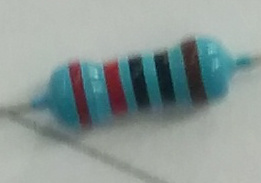
#> input picture positive/IMG_20150206_235933.jpg, 261 x 183 px, given in place of the camera
$ python test.py   (Python 2 division)   (older library calls are emulated)
#> lines starting #> are read from the running program, lines starting #| are printed output that depends on the picture; after the words box and inside, x2 and y2 are one past the last pixel; in counts of white or black regions, pixels touching at a corner belong together
#> in test_camera, frame is the input picture: shape (183, 261, 3); mean B, G, R 151.9, 154.7, 141.9
from __future__ import with_statement, division
import cv2
import sys
import pprint
import time
import numpy as np
import threading
from scipy.ndimage import label
import resist2 as colors

class MyWebcam(threading.Thread):
    def __init__(self, vid):
        threading.Thread.__init__(self)
        self.daemon = True
        self.vid = vid
        self.lock = threading.Lock()
        self.image = None

    def run(self):
        while 1:
            frame = self.vid.read()
            with self.lock:
                self.image = frame

    def read(self):
        with self.lock:
            image = self.image
        return image


cascPath = './resistor/cascade.xml'
resCascade = cv2.CascadeClassifier(cascPath)

width = 600
height = 480

video_capture = cv2.VideoCapture(0)
video_capture.set(3, width)
video_capture.set(4, height)

webcam = MyWebcam(video_capture)
webcam.start()

screen_center_x = width//2
screen_center_y = height//2


def compute_blurriness_coeff(frame, cvtcolor=True):
    "WARNING: slow-ish!"
#> called with cvtcolor = True
    #a good metric is probably blurriness < 70 means it's sharp

    LAPLACIAN_KERNEL = np.zeros((3,3), 'float32')
    LAPLACIAN_KERNEL[0,1] = 1
    LAPLACIAN_KERNEL[1,0] = 1
    LAPLACIAN_KERNEL[1,2] = 1
    LAPLACIAN_KERNEL[2,1] = 1
    LAPLACIAN_KERNEL[1,1] = -4

    if cvtcolor:
        gray = frame.astype('float32') * 1./255
        gray = cv2.cvtColor(gray, cv2.COLOR_BGR2GRAY)
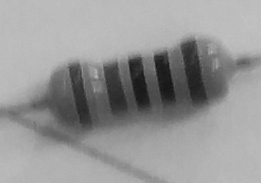
#> gray: shape (183, 261) float32; min 0.0811, max 0.765, mean 0.59
    else:
        gray = frame.copy()
    gray = cv2.filter2D(gray, ddepth=-1,kernel=LAPLACIAN_KERNEL)
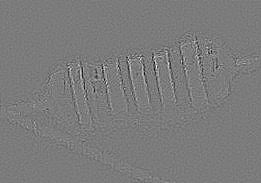
#> gray: shape (183, 261) float32; min -0.299, max 0.316, mean -2.77e-06; drawn with min black and max white
    gray = gray.reshape(-1)

    return 100./max(iter(gray))


def test_camera(vid):
    print ("starting camera")
    while True:
        ret, frame = vid.read()
        blurriness = compute_blurriness_coeff(frame)
#> blurriness = 316.2
        info = "blurriness: %0.2f" % blurriness
#> info = 'blurriness: 316.24'
        cv2.putText(frame, info, (0,frame.shape[0]),
            cv2.FONT_HERSHEY_DUPLEX, 1, (0,255,0))
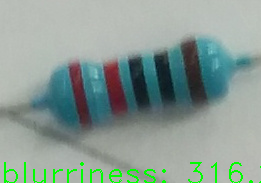
#> frame: shape (183, 261, 3); 1.84% of pixels changed, all inside (x1, y1, x2, y2) = (4, 162, 261, 183)
        cv2.imshow('Video', frame)

        if cv2.waitKey(1) & 0xFF == ord('q'):
#> (key q is pressed here)
            break


def read_grayscale(vid):
    return cv2.cvtColor(
                        vid.read()[-1].astype('float32') * 1./255,
                        cv2.COLOR_BGR2GRAY)

def get_clear_image(vid, threshold=(0,100), delay=0.005, verbosity=0):
    frame = read_grayscale(vid)
    blurriness = compute_blurriness_coeff(frame, False)
    while threshold[0] >= blurriness or blurriness >= threshold[1]:
        if verbosity >= 1: print "took picture with blurriness %0.3f" % blurriness
        if verbosity >= 2:
            info = "blurriness: %0.2f" % blurriness
            cv2.putText(frame, info, (0,frame.shape[0]),
                        cv2.FONT_HERSHEY_DUPLEX, 1, 0)
            while 1:
                cv2.imshow("get_clear_image", frame)
                if cv2.waitKey(1) & 0xFF:
                    break
        time.sleep(0.005)
        frame = read_grayscale(vid)
        blurriness = compute_blurriness_coeff(frame, False)

    if verbosity >= 2:
        cv2.putText(frame, "CLEAR IMAGE: %0.2f"% blurriness,
                        (0,frame.shape[0]),
                        cv2.FONT_HERSHEY_DUPLEX, 1, 0)
        while 1:
            cv2.imshow("get_clear_image", frame)
            if cv2.waitKey(1) & 0xFF == ord('q'):
                break

    return frame


test_camera(video_capture)

def segment_on_dt(a, img):
    border = cv2.dilate(img, None, iterations=5)
    border = border - cv2.erode(border, None)

    dt = cv2.distanceTransform(img, 2, 3)
    dt = ((dt - dt.min()) // (dt.max() - dt.min()) * 255).astype(np.uint8)
    _, dt = cv2.threshold(dt, 180, 255, cv2.THRESH_BINARY)
    lbl, ncc = label(dt)
    lbl = lbl * (255/ncc)
    # Completing the markers now.
    lbl[border == 255] = 255

    #import pdb; pdb.set_trace()

    lbl = lbl.astype(np.int32)

    cv2.watershed(a, lbl)

    lbl[lbl == -1] = 0
    lbl = lbl.astype(np.uint8)
    return 255 - lbl

prev = []
while True:
    ret, frame = webcam.read()

    gray = cv2.cvtColor(frame, cv2.COLOR_BGR2GRAY)

    # features = []
    features = resCascade.detectMultiScale(
             gray,
             scaleFactor=1.1,
             minNeighbors=50,
             minSize=(20, 13),
             maxSize=(width//4, height//4),
             flags=cv2.cv.CV_HAAR_SCALE_IMAGE
    )

    if len(features) > 0:

       	x, y, w, h = max(features, key=lambda f: f[2]*f[3])

        img_gray = gray[x:x+width, y:y+height]
        _, img_bin = cv2.threshold(img_gray, 0, 255, cv2.THRESH_OTSU)
        img_bin = cv2.morphologyEx(img_bin, cv2.MORPH_OPEN, np.ones((3, 3), dtype=int))
        result = segment_on_dt(frame[x:x+width, y:y+height], img_bin)

        frame[x:x+width, y:y+height, 0] = result
        frame[x:x+width, y:y+height, 1] = result
        frame[x:x+width, y:y+height, 2] = result

        cv2.rectangle(frame, (x, y), (x+w, y+h), (0, 255, 0), 2)
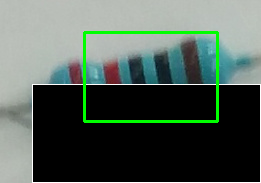
#> frame: shape (183, 261, 3); mean of channels 0, 1, 2 86.4, 95.2, 81.1; drawn as B, G, R

       	# print x,y,w,h
    else:
        x, y, w, h = screen_center_x - 75, screen_center_y-28, 150, 56

        cv2.rectangle(frame, (x, y), (x+w, y+h), (0, 0, 255), 2)


    cv2.imshow('Video', frame)
    if cv2.waitKey(1) & 0xFF == ord('q'): break
#> (key q is pressed here)
    prev = features


# When everything is done, release the capture
video_capture.release()
cv2.destroyAllWindows()
import time
time.sleep(0.5)
exit(0)
#> (the program exits here)

$ run again, on positive/IMG_20150206_235958.jpg
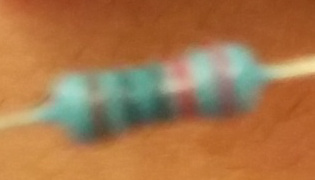
#> input picture positive/IMG_20150206_235958.jpg, 315 x 180 px, given in place of the camera
#> in test_camera, frame is the input picture: shape (180, 315, 3); mean B, G, R 74, 118.1, 168.4
#> in compute_blurriness_coeff, `gray = cv2.filter2D(gray, ddepth=-1,kernel=LAPLACIAN_KERNEL)`:
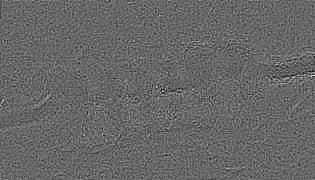
#> gray: shape (180, 315) float32; min -0.0773, max 0.113, mean 1.06e-05; drawn with min black and max white
#> blurriness = 886.3
#> info = 'blurriness: 886.28'
#> `cv2.rectangle(frame, (x, y), (x+w, y+h), (0, 255, 0), 2)`:
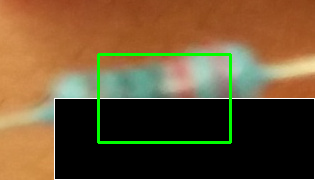
#> frame: shape (180, 315, 3); mean of channels 0, 1, 2 50.6, 82.8, 106.8; drawn as B, G, R

$ run again, on positive/IMG_20150206_235959.jpg
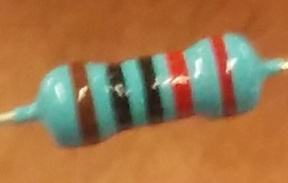
#> input picture positive/IMG_20150206_235959.jpg, 288 x 183 px, given in place of the camera
#> in test_camera, frame is the input picture: shape (183, 288, 3); mean B, G, R 74, 117.4, 162.3
#> in compute_blurriness_coeff, `gray = cv2.filter2D(gray, ddepth=-1,kernel=LAPLACIAN_KERNEL)`:
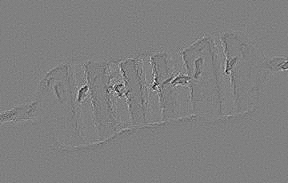
#> gray: shape (183, 288) float32; min -0.449, max 0.442, mean -2.83e-06; drawn with min black and max white
#> blurriness = 226.3
#> info = 'blurriness: 226.26'
#> `cv2.rectangle(frame, (x, y), (x+w, y+h), (0, 255, 0), 2)`:
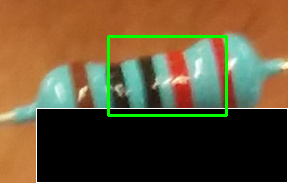
#> frame: shape (183, 288, 3); mean of channels 0, 1, 2 52.9, 83.2, 102; drawn as B, G, R

$ run again, on positive/IMG_20150207_000009.jpg
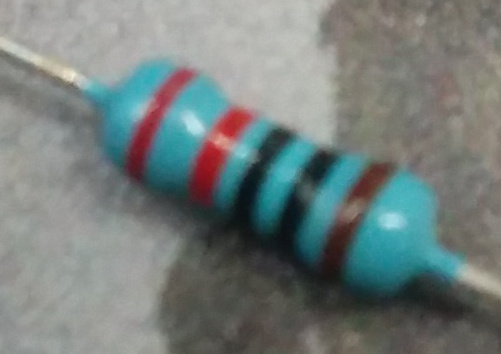
#> input picture positive/IMG_20150207_000009.jpg, 501 x 354 px, given in place of the camera
#> in test_camera, frame is the input picture: shape (354, 501, 3); mean B, G, R 123.7, 126, 116.6
#> in compute_blurriness_coeff, `gray = cv2.filter2D(gray, ddepth=-1,kernel=LAPLACIAN_KERNEL)`:
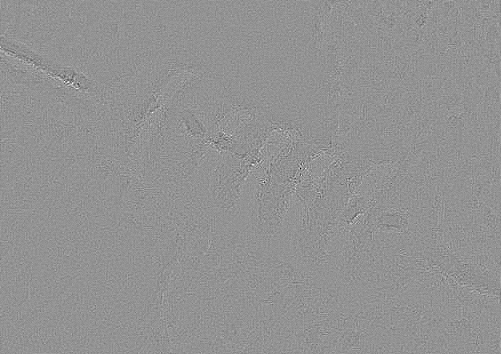
#> gray: shape (354, 501) float32; min -0.277, max 0.204, mean 1.88e-06; drawn with min black and max white
#> blurriness = 490.5
#> info = 'blurriness: 490.49'
#> `cv2.rectangle(frame, (x, y), (x+w, y+h), (0, 255, 0), 2)`:
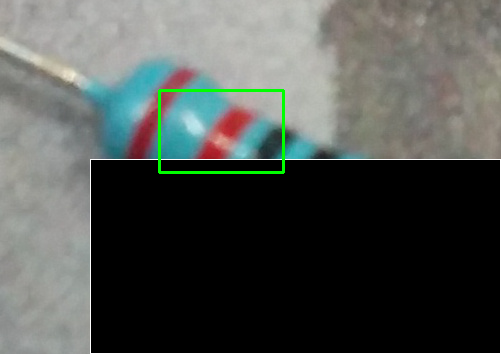
#> frame: shape (354, 501, 3); mean of channels 0, 1, 2 80.4, 84, 79.8; drawn as B, G, R
